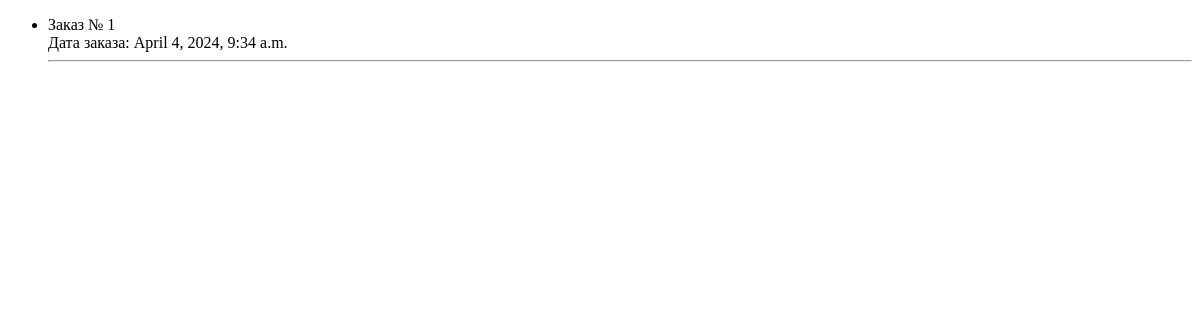
Page /orders/1/Max on the earlier database version.
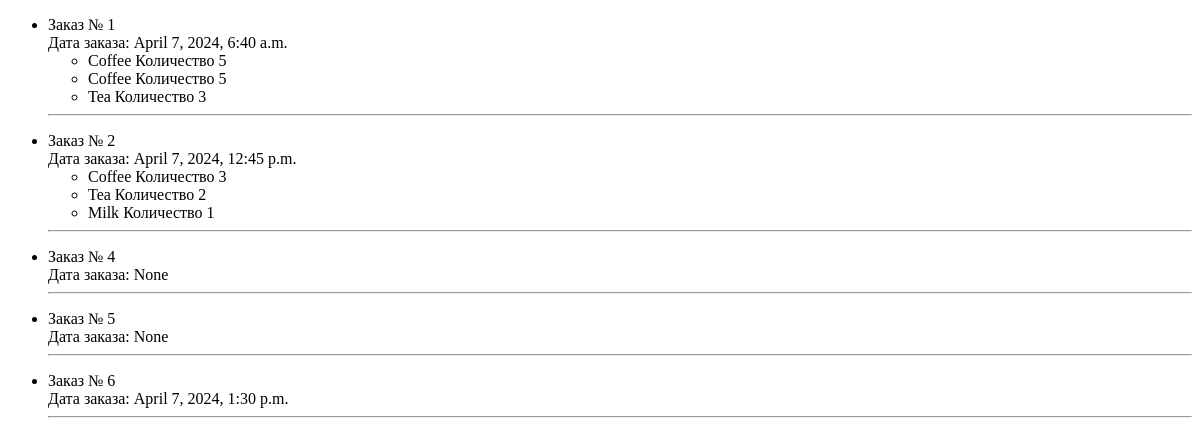
Same page on the later database version.
### myapp/models.py (models this page shows, shortened)
class Order(models.Model):
    client = models.ForeignKey(Client, on_delete=models.SET_DEFAULT, default='ex_client')
    products = models.ManyToManyField(Product, through='Enrollment')
    date_ordered = models.DateTimeField(auto_now_add=True)
    total_order = models.DecimalField(max_digits=9, decimal_places=2)

class Enrollment(models.Model):
    order = models.ForeignKey(Order, on_delete=models.CASCADE)
    product = models.ForeignKey(Product, on_delete=models.CASCADE)
    quantity = models.IntegerField()

class Product(models.Model):
    name = models.CharField(max_length=100)
    description = models.TextField()
    price = models.DecimalField(max_digits=9, decimal_places=2)
    quantity = models.IntegerField(default=0)
    add_date = models.DateTimeField(auto_now_add=True)
    image = models.ImageField(upload_to='images', default='no_image')

### myapp/views.py (the view)
# urls.py: path('orders/<int:client_id>/<str:filter_name>', views.get_orders_by_client, name='orders'),
def get_orders_by_client(request, client_id, filter_name):
    today = datetime.utcnow()
    if filter_name == 'week':
        start_date = today - timedelta(days=7)
    elif filter_name == 'month':
        start_date = today - timedelta(days=30)
        print(start_date)
    elif filter_name == 'year':
        start_date = today - timedelta(days=365)
        print(start_date)
    else:
        start_date = None
    client = Client.objects.filter(pk=client_id).first()
    if start_date:
        orders = Order.objects.filter(client=client, date_ordered__range=[start_date, today])
        print(orders)
    else:
        orders = Order.objects.filter(client=client).all()
    enrolls_res = {}
    for order in orders:
        enrolls = Enrollment.objects.filter(order=order).all()
        enrolls_res[order] = enrolls
    context = {'orders': enrolls_res}
    return render(request, 'myapp/orders.html', context)

### myapp/templates/myapp/orders.html (shortened to what this page needs)
<!DOCTYPE html>
<html lang="en">
<head>
</head>
<body>
{% if orders %}
{% for order, enrolls in orders.items %}
<ul>
    <li>
        Заказ № {{order.pk}}<br>Дата заказа: {{order.date_ordered}}
    </li>
    {% for enroll in enrolls%}
    <ul>
        <li>{{enroll.product.name}} Количество {{enroll.quantity}}</li>
    </ul>
    {% endfor %}
<hr>
</ul>
{% endfor %}
{% else %}
<p>Для этого клиента нет заказов!</p>
{% endif %}
</body>
</html>

Differences in the rows shown:
changed Order id 1: date_ordered "April 4, 2024, 9:34 a.m." → "April 7, 2024, 6:40 a.m."
added Enrollment: product.name "Coffee", quantity "5", shown under Order id 1
added Enrollment: product.name "Coffee", quantity "5", shown under Order id 1
added Enrollment: product.name "Tea", quantity "3", shown under Order id 1
added Order: pk "2", date_ordered "April 7, 2024, 12:45 p.m."
added Enrollment: product.name "Coffee", quantity "3", shown under "2"
added Enrollment: product.name "Tea", quantity "2"
added Enrollment: product.name "Milk", quantity "1", shown under "2"
added Order: pk "4", date_ordered "None"
added Order: pk "5", date_ordered "None"
added Order: pk "6", date_ordered "April 7, 2024, 1:30 p.m."
